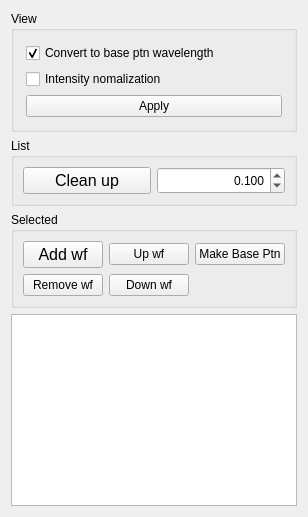
      <widget class="QWidget" name="tab_Waterfall">
       <attribute name="title">
        <string>Waterfall</string>
       </attribute>
       <layout class="QVBoxLayout" name="verticalLayout_2">
        <item>
         <widget class="QGroupBox" name="groupBox_6">
          <property name="sizePolicy">
           <sizepolicy hsizetype="Preferred" vsizetype="Fixed">
            <horstretch>0</horstretch>
            <verstretch>0</verstretch>
           </sizepolicy>
          </property>
          <property name="title">
           <string>View</string>
          </property>
          <property name="flat">
           <bool>true</bool>
          </property>
          <layout class="QVBoxLayout" name="verticalLayout_17">
           <property name="leftMargin">
            <number>12</number>
           </property>
           <property name="topMargin">
            <number>12</number>
           </property>
           <property name="rightMargin">
            <number>12</number>
           </property>
           <property name="bottomMargin">
            <number>12</number>
           </property>
           <item>
            <widget class="QCheckBox" name="checkBox_SetToBasePtnLambda">
             <property name="sizePolicy">
              <sizepolicy hsizetype="Preferred" vsizetype="Fixed">
               <horstretch>0</horstretch>
               <verstretch>0</verstretch>
              </sizepolicy>
             </property>
             <property name="text">
              <string>Convert to base ptn wavelength</string>
             </property>
             <property name="checked">
              <bool>true</bool>
             </property>
            </widget>
           </item>
           <item>
            <widget class="QCheckBox" name="checkBox_IntNorm">
             <property name="text">
              <string>Intensity nomalization</string>
             </property>
            </widget>
           </item>
           <item>
            <widget class="QPushButton" name="pushButton_ApplyWaterfallChange">
             <property name="text">
              <string>Apply</string>
             </property>
            </widget>
           </item>
          </layout>
         </widget>
        </item>
        <item>
         <widget class="QGroupBox" name="groupBox_26">
          <property name="sizePolicy">
           <sizepolicy hsizetype="Preferred" vsizetype="Fixed">
            <horstretch>0</horstretch>
            <verstretch>0</verstretch>
           </sizepolicy>
          </property>
          <property name="title">
           <string>List</string>
          </property>
          <property name="flat">
           <bool>true</bool>
          </property>
          <layout class="QHBoxLayout" name="horizontalLayout_4">
           <item>
            <widget class="QPushButton" name="pushButton_CleanPatterns">
             <property name="sizePolicy">
              <sizepolicy hsizetype="Preferred" vsizetype="Fixed">
               <horstretch>0</horstretch>
               <verstretch>0</verstretch>
              </sizepolicy>
             </property>
             <property name="font">
              <font>
               <family>Helvetica</family>
               <pointsize>12</pointsize>
               <weight>50</weight>
               <italic>false</italic>
               <bold>false</bold>
              </font>
             </property>
             <property name="text">
              <string>Clean up</string>
             </property>
            </widget>
           </item>
           <item>
            <widget class="QDoubleSpinBox" name="doubleSpinBox_WaterfallGaps">
             <property name="sizePolicy">
              <sizepolicy hsizetype="Preferred" vsizetype="Preferred">
               <horstretch>0</horstretch>
               <verstretch>0</verstretch>
              </sizepolicy>
             </property>
             <property name="minimumSize">
              <size>
               <width>0</width>
               <height>0</height>
              </size>
             </property>
             <property name="focusPolicy">
              <enum>Qt::StrongFocus</enum>
             </property>
             <property name="frame">
              <bool>true</bool>
             </property>
             <property name="alignment">
              <set>Qt::AlignRight|Qt::AlignTrailing|Qt::AlignVCenter</set>
             </property>
             <property name="decimals">
              <number>3</number>
             </property>
             <property name="maximum">
              <double>1.000000000000000</double>
             </property>
             <property name="singleStep">
              <double>0.001000000000000</double>
             </property>
             <property name="value">
              <double>0.100000000000000</double>
             </property>
            </widget>
           </item>
          </layout>
         </widget>
        </item>
        <item>
         <widget class="QGroupBox" name="groupBox_27">
          <property name="sizePolicy">
           <sizepolicy hsizetype="Preferred" vsizetype="Fixed">
            <horstretch>0</horstretch>
            <verstretch>0</verstretch>
           </sizepolicy>
          </property>
          <property name="title">
           <string>Selected</string>
          </property>
          <property name="flat">
           <bool>true</bool>
          </property>
          <layout class="QGridLayout" name="gridLayout_12">
           <item row="0" column="2">
            <widget class="QPushButton" name="pushButton_MakeBasePtn">
             <property name="sizePolicy">
              <sizepolicy hsizetype="Preferred" vsizetype="Fixed">
               <horstretch>0</horstretch>
               <verstretch>0</verstretch>
              </sizepolicy>
             </property>
             <property name="text">
              <string>Make Base Ptn</string>
             </property>
            </widget>
           </item>
           <item row="0" column="1">
            <widget class="QPushButton" name="pushButton_UpPattern">
             <property name="sizePolicy">
              <sizepolicy hsizetype="Preferred" vsizetype="Fixed">
               <horstretch>0</horstretch>
               <verstretch>0</verstretch>
              </sizepolicy>
             </property>
             <property name="text">
              <string>Up wf</string>
             </property>
            </widget>
           </item>
           <item row="1" column="1">
            <widget class="QPushButton" name="pushButton_DownPattern">
             <property name="sizePolicy">
              <sizepolicy hsizetype="Preferred" vsizetype="Fixed">
               <horstretch>0</horstretch>
               <verstretch>0</verstretch>
              </sizepolicy>
             </property>
             <property name="text">
              <string>Down wf</string>
             </property>
            </widget>
           </item>
           <item row="1" column="0">
            <widget class="QPushButton" name="pushButton_RemovePatterns">
             <property name="sizePolicy">
              <sizepolicy hsizetype="Preferred" vsizetype="Fixed">
               <horstretch>0</horstretch>
               <verstretch>0</verstretch>
              </sizepolicy>
             </property>
             <property name="text">
              <string>Remove wf</string>
             </property>
            </widget>
           </item>
           <item row="0" column="0">
            <widget class="QPushButton" name="pushButton_AddPatterns">
             <property name="sizePolicy">
              <sizepolicy hsizetype="Preferred" vsizetype="Fixed">
               <horstretch>0</horstretch>
               <verstretch>0</verstretch>
              </sizepolicy>
             </property>
             <property name="font">
              <font>
               <family>Helvetica</family>
               <pointsize>12</pointsize>
               <weight>50</weight>
               <italic>false</italic>
               <bold>false</bold>
              </font>
             </property>
             <property name="text">
              <string>Add wf</string>
             </property>
             <property name="autoRepeatDelay">
              <number>300</number>
             </property>
             <property name="autoRepeatInterval">
              <number>100</number>
             </property>
            </widget>
           </item>
          </layout>
         </widget>
        </item>
        <item>
         <widget class="QTableWidget" name="tableWidget_wfPatterns">
          <property name="sizePolicy">
           <sizepolicy hsizetype="Expanding" vsizetype="Expanding">
            <horstretch>0</horstretch>
            <verstretch>0</verstretch>
           </sizepolicy>
          </property>
          <property name="minimumSize">
           <size>
            <width>0</width>
            <height>0</height>
           </size>
          </property>
          <property name="maximumSize">
           <size>
            <width>16777215</width>
            <height>16777215</height>
           </size>
          </property>
          <property name="font">
           <font>
            <family>Helvetica</family>
            <pointsize>12</pointsize>
            <weight>50</weight>
            <italic>false</italic>
            <bold>false</bold>
           </font>
          </property>
          <property name="focusPolicy">
           <enum>Qt::StrongFocus</enum>
          </property>
         </widget>
        </item>
       </layout>
      </widget>
